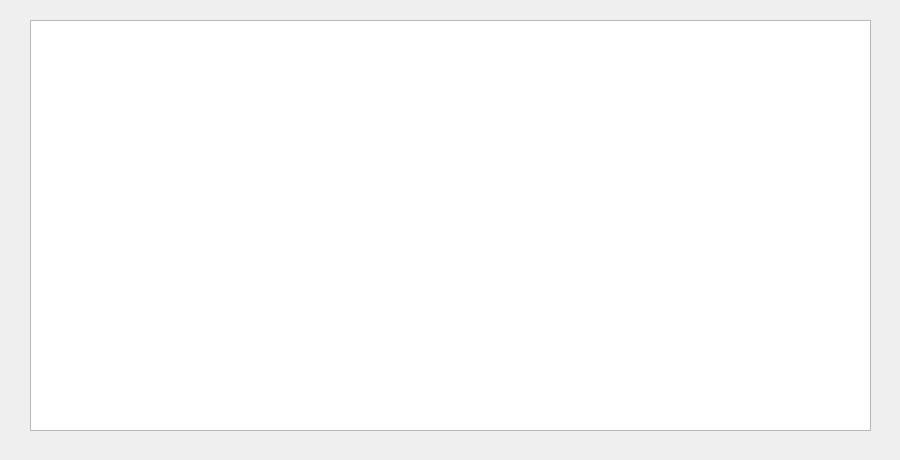
<?xml version="1.0" encoding="UTF-8"?>
<ui version="4.0">
 <class>SearchRooms</class>
 <widget class="QDialog" name="SearchRooms">
  <property name="geometry">
   <rect>
    <x>0</x>
    <y>0</y>
    <width>900</width>
    <height>460</height>
   </rect>
  </property>
  <property name="windowTitle">
   <string>Dialog</string>
  </property>
  <widget class="QTableWidget" name="tableWidget">
   <property name="geometry">
    <rect>
     <x>30</x>
     <y>20</y>
     <width>841</width>
     <height>411</height>
    </rect>
   </property>
  </widget>
 </widget>
 <resources/>
 <connections/>
</ui>
